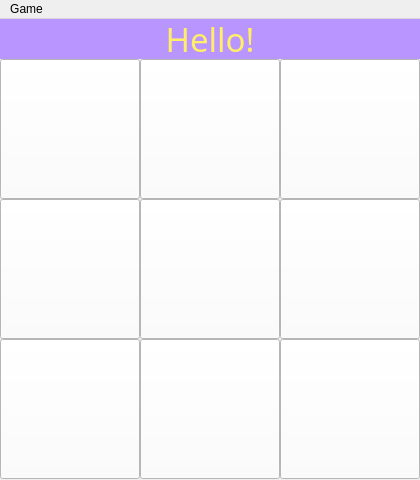
<?xml version="1.0" encoding="UTF-8"?>
<ui version="4.0">
 <class>TicTacToe</class>
 <widget class="QMainWindow" name="TicTacToe">
  <property name="geometry">
   <rect>
    <x>0</x>
    <y>0</y>
    <width>420</width>
    <height>480</height>
   </rect>
  </property>
  <property name="windowTitle">
   <string>MainWindow</string>
  </property>
  <widget class="QWidget" name="centralwidget">
   <widget class="QLabel" name="label">
    <property name="geometry">
     <rect>
      <x>0</x>
      <y>0</y>
      <width>420</width>
      <height>40</height>
     </rect>
    </property>
    <property name="font">
     <font>
      <family>Monotype Corsiva</family>
      <pointsize>25</pointsize>
      <weight>50</weight>
      <italic>false</italic>
      <bold>false</bold>
     </font>
    </property>
    <property name="styleSheet">
     <string notr="true">color: rgb(255, 238, 102);
background-color: rgb(185, 149, 255);
</string>
    </property>
    <property name="text">
     <string>Hello!</string>
    </property>
    <property name="alignment">
     <set>Qt::AlignCenter</set>
    </property>
   </widget>
   <widget class="QPushButton" name="btn_1_1">
    <property name="geometry">
     <rect>
      <x>0</x>
      <y>40</y>
      <width>140</width>
      <height>140</height>
     </rect>
    </property>
    <property name="font">
     <font>
      <pointsize>70</pointsize>
      <weight>50</weight>
      <italic>false</italic>
      <bold>false</bold>
      <underline>false</underline>
      <strikeout>false</strikeout>
      <stylestrategy>PreferDefault</stylestrategy>
      <kerning>true</kerning>
     </font>
    </property>
    <property name="cursor">
     <cursorShape>ArrowCursor</cursorShape>
    </property>
    <property name="layoutDirection">
     <enum>Qt::LeftToRight</enum>
    </property>
    <property name="autoFillBackground">
     <bool>false</bool>
    </property>
    <property name="styleSheet">
     <string notr="true">background-color: rgb(255, 255, 255);</string>
    </property>
    <property name="text">
     <string/>
    </property>
   </widget>
   <widget class="QPushButton" name="btn_1_2">
    <property name="geometry">
     <rect>
      <x>140</x>
      <y>40</y>
      <width>140</width>
      <height>140</height>
     </rect>
    </property>
    <property name="font">
     <font>
      <pointsize>70</pointsize>
     </font>
    </property>
    <property name="styleSheet">
     <string notr="true">background-color: rgb(255, 255, 255);</string>
    </property>
    <property name="text">
     <string/>
    </property>
   </widget>
   <widget class="QPushButton" name="btn_1_3">
    <property name="geometry">
     <rect>
      <x>280</x>
      <y>40</y>
      <width>140</width>
      <height>140</height>
     </rect>
    </property>
    <property name="font">
     <font>
      <pointsize>70</pointsize>
     </font>
    </property>
    <property name="styleSheet">
     <string notr="true">background-color: rgb(255, 254, 253);
background-color: rgb(255, 255, 255);</string>
    </property>
    <property name="text">
     <string/>
    </property>
   </widget>
   <widget class="QPushButton" name="btn_2_1">
    <property name="geometry">
     <rect>
      <x>0</x>
      <y>180</y>
      <width>140</width>
      <height>140</height>
     </rect>
    </property>
    <property name="font">
     <font>
      <pointsize>70</pointsize>
     </font>
    </property>
    <property name="styleSheet">
     <string notr="true">background-color: rgb(255, 255, 255);</string>
    </property>
    <property name="text">
     <string/>
    </property>
   </widget>
   <widget class="QPushButton" name="btn_2_2">
    <property name="geometry">
     <rect>
      <x>140</x>
      <y>180</y>
      <width>140</width>
      <height>140</height>
     </rect>
    </property>
    <property name="font">
     <font>
      <pointsize>70</pointsize>
     </font>
    </property>
    <property name="styleSheet">
     <string notr="true">background-color: rgb(255, 255, 255);</string>
    </property>
    <property name="text">
     <string/>
    </property>
   </widget>
   <widget class="QPushButton" name="btn_2_3">
    <property name="geometry">
     <rect>
      <x>280</x>
      <y>180</y>
      <width>140</width>
      <height>140</height>
     </rect>
    </property>
    <property name="font">
     <font>
      <pointsize>70</pointsize>
     </font>
    </property>
    <property name="styleSheet">
     <string notr="true">background-color: rgb(255, 255, 255);</string>
    </property>
    <property name="text">
     <string/>
    </property>
   </widget>
   <widget class="QPushButton" name="btn_3_1">
    <property name="geometry">
     <rect>
      <x>0</x>
      <y>320</y>
      <width>140</width>
      <height>140</height>
     </rect>
    </property>
    <property name="font">
     <font>
      <pointsize>70</pointsize>
     </font>
    </property>
    <property name="styleSheet">
     <string notr="true">background-color: rgb(255, 255, 255);</string>
    </property>
    <property name="text">
     <string/>
    </property>
   </widget>
   <widget class="QPushButton" name="btn_3_2">
    <property name="geometry">
     <rect>
      <x>140</x>
      <y>320</y>
      <width>140</width>
      <height>140</height>
     </rect>
    </property>
    <property name="font">
     <font>
      <pointsize>70</pointsize>
     </font>
    </property>
    <property name="styleSheet">
     <string notr="true">background-color: rgb(255, 255, 255);</string>
    </property>
    <property name="text">
     <string/>
    </property>
   </widget>
   <widget class="QPushButton" name="btn_3_3">
    <property name="geometry">
     <rect>
      <x>280</x>
      <y>320</y>
      <width>140</width>
      <height>140</height>
     </rect>
    </property>
    <property name="font">
     <font>
      <pointsize>70</pointsize>
     </font>
    </property>
    <property name="styleSheet">
     <string notr="true">background-color: rgb(255, 255, 255);</string>
    </property>
    <property name="text">
     <string/>
    </property>
   </widget>
  </widget>
  <widget class="QMenuBar" name="menubar">
   <property name="geometry">
    <rect>
     <x>0</x>
     <y>0</y>
     <width>420</width>
     <height>21</height>
    </rect>
   </property>
   <widget class="QMenu" name="menuGame">
    <property name="title">
     <string>Game</string>
    </property>
    <addaction name="btn_reset"/>
    <addaction name="btn_wins"/>
   </widget>
   <addaction name="menuGame"/>
  </widget>
  <action name="btn_reset">
   <property name="text">
    <string>reset</string>
   </property>
   <property name="shortcut">
    <string>Ctrl+R</string>
   </property>
  </action>
  <action name="btn_wins">
   <property name="text">
    <string>wins</string>
   </property>
  </action>
 </widget>
 <resources/>
 <connections/>
</ui>
